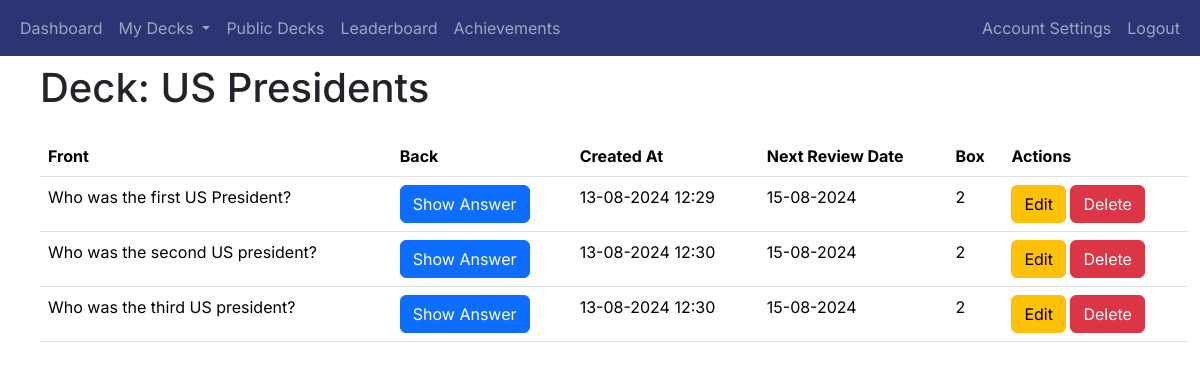
The page /view_deck/2 (signed in) on the database as committed earlier.
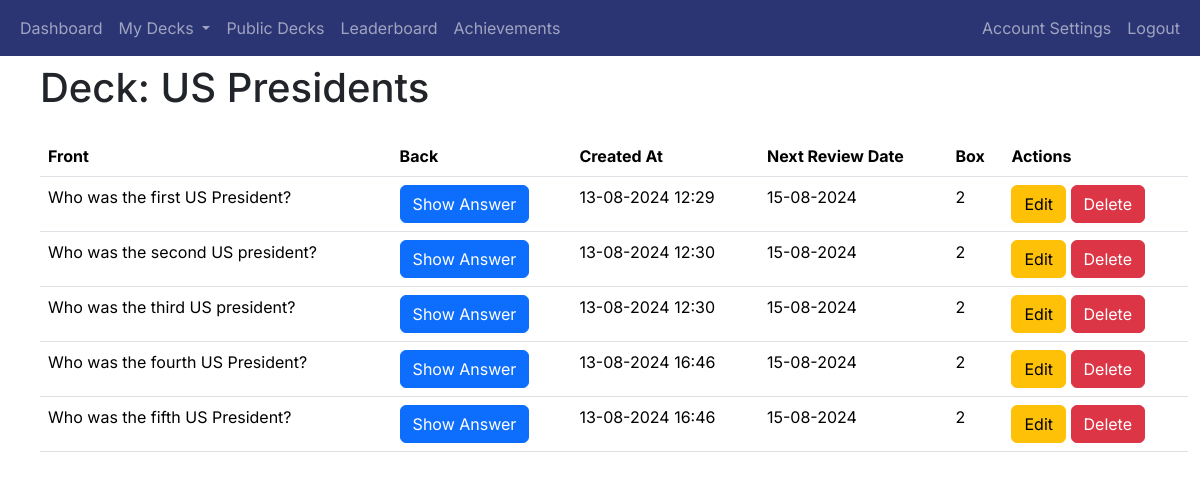
The same page on the database as committed later.
### app/decks/models.py (models this page shows, shortened)
class Card(db.Model):
    card_id = db.Column(db.Integer, primary_key=True)
    front = db.Column(db.String(255), nullable=False)
    back = db.Column(db.String(255), nullable=False)
    created_at = db.Column(db.DateTime, default=datetime.utcnow)
    next_review_date = db.Column(db.DateTime, nullable=True)
    deck_id = db.Column(db.Integer, db.ForeignKey('deck.deck_id'), nullable=False)
    box = db.Column(db.Integer, default=1)  # New field for Leitner system

### app/decks/routes.py (the view)
@decks_blueprint.route('/view_deck/<int:deck_id>')
@login_required
def view_deck(deck_id):
    deck = Deck.query.get_or_404(deck_id)
    is_owner = deck.user_id == current_user.user_id
    if not deck.shared and not is_owner:
        abort(403)  # Forbidden access if the deck is not shared and not owned by the current user
    cards = Card.query.filter_by(deck_id=deck.deck_id).all()
    return render_template('view_deck.html', deck=deck, cards=cards, is_owner=is_owner)

### app/__init__.py (called while the page is built)
@login_manager.user_loader
def load_user(user_id):
    return User.query.get(int(user_id))

### app/decks/templates/view_deck.html (shortened to what this page needs)
{% extends "base.html" %}
{% block heading %}Deck: {{ deck.name }}{% endblock %}
{% block content %}
<div class="container">
    <table class="table">
        <thead>
            <tr>
                <th scope="col">Front</th>
                <th scope="col">Back</th>
                <th scope="col">Created At</th>
                {% if is_owner %}
                <th scope="col">Next Review Date</th>
                <th scope="col">Box</th>
                <th scope="col">Actions</th>
                {% endif %}
            </tr>
        </thead>
        <tbody>
            {% for card in cards %}
                <tr>
                    <td>{{ card.front }}</td>
                    <td>
                        <button class="btn btn-primary" onclick="toggleAnswer('answer-{{ card.card_id }}')">Show Answer</button>
                    </td>
                    <td>
                        {% if is_owner %}
                            {{ card.created_at.strftime('%d-%m-%Y %H:%M') }}
                        {% else %}
                            {{ card.created_at.strftime('%d-%m-%Y') }}
                        {% endif %}
                    </td>
                    {% if is_owner %}
                    <td>{{ card.next_review_date.strftime('%d-%m-%Y') }}</td>
                    <td>{{ card.box }}</td>
                    <td>
                        <a href="{{ url_for('decks.edit_card', card_id=card.card_id) }}" class="btn btn-warning">Edit</a>
                        <button class="btn btn-danger" onclick="confirmDelete('{{ url_for('decks.delete_card', card_id=card.card_id) }}')">Delete</button>
                    </td>
                    {% endif %}
                </tr>
            {% endfor %}
        </tbody>
    </table>
</div>
{% endblock %}

Rows that differ between the two databases and show on the page:
added Card: front "Who was the fourth US President?", created_at "13-08-2024 16:46", next_review_date "15-08-2024", box "2"
added Card: front "Who was the fifth US President?", created_at "13-08-2024 16:46", next_review_date "15-08-2024", box "2"
